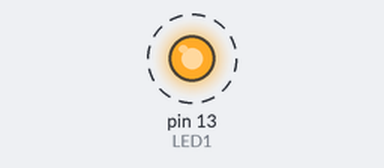
The sketch below on a simulated Arduino Uno, built with avr-gcc and run on an emulated ATmega328P. Shown: output pins drawn as LEDs (lit = HIGH). Dashed ring = blinking.

Above: at 0.5 s.
Timing chart, 0 to 4.6 s (numbered marks = the images above):
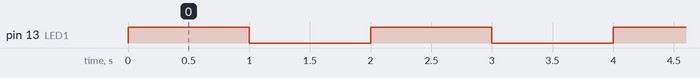

Measured:
- by itself, pin 13 (LED1): alternates HIGH for 1.0 s and LOW for 1.0 s

The sketch:

blink_code.ino
```cpp
// Rachel Solak (Assignment #14)
// Daniel J. Gross (Assignment #14)

#define LED1 13

// the setup function runs once when you press reset or power the board
void setup() {
  // initialize digital pin LED_BUILTIN as an output.
  pinMode(LED1, OUTPUT);
}

// the loop function runs over and over again forever
void loop() {
  digitalWrite(LED1, HIGH);  // turn the LED on (HIGH is the voltage level)
  delay(1000);                      // wait for a second
  digitalWrite(LED1, LOW);   // turn the LED off by making the voltage LOW
  delay(1000);                      // wait for a second
}
```
